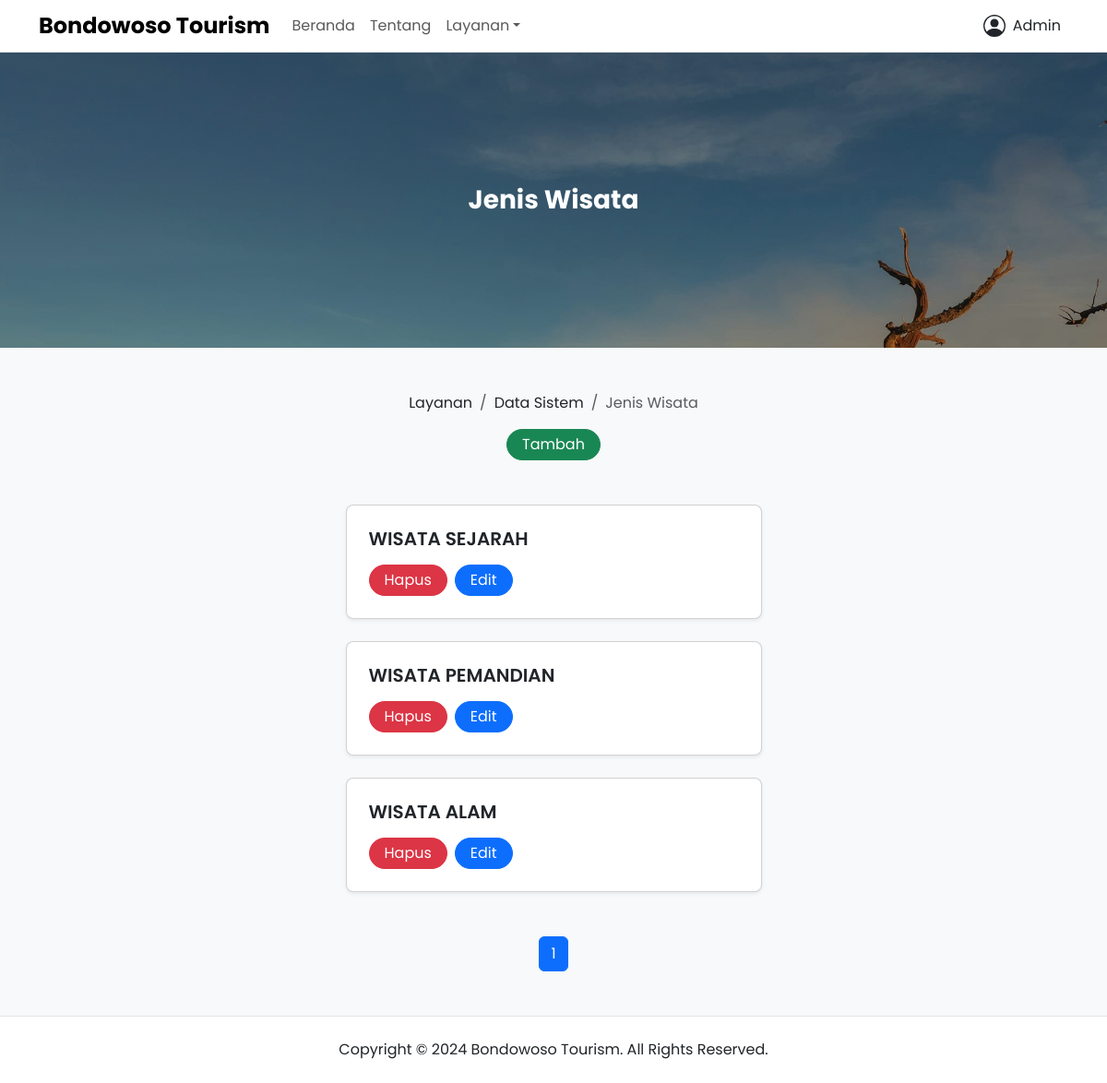
The page /layanan/jenis-wisata (signed in) on the database its author committed.
### app/models.py (models this page shows, shortened)
class User(UserMixin, db.Model):
  __tablename__ = "user"
  id = db.Column(db.Integer, primary_key=True)
  name = db.Column(db.String(60), nullable=False)
  gender = db.Column(db.String(60), nullable=False)
  phone = db.Column(db.String(60), nullable=False, unique=True)
  email = db.Column(db.String(60), nullable=False, unique=True)
  role = db.Column(db.String(20), nullable=False, default="user")
  password = db.Column(db.String(128), nullable=False)
  joined_date = db.Column(db.DateTime, nullable=False, default=datetime.now)
  usage_help = db.relationship("UsageHelp", backref="user", lazy=True)
  criteria = db.relationship("Criteria", backref="user", lazy=True)
  sub_criteria = db.relationship("SubCriteria", backref="user", lazy=True)
  location_point = db.relationship("LocationPoint", backref="user", lazy=True)
  tour_type = db.relationship("TourType", backref="user", lazy=True)
  tour_list = db.relationship("TourList", backref="user", lazy=True)

class TourType(db.Model):
  __tablename__ = "tour_type"
  id = db.Column(db.Integer, primary_key=True)
  name = db.Column(db.String(128), nullable=False)
  posted_date = db.Column(db.DateTime, nullable=False, default=datetime.now)
  updated_date = db.Column(db.DateTime, onupdate=datetime.now, default=datetime.now)
  user_id = db.Column(db.Integer, db.ForeignKey("user.id"), nullable=False)
  tour_list = db.relationship("TourList", back_populates="tour_type")

### app/views/public.py (the view)
@public_app.route("/layanan/jenis-wisata", methods=["GET", "POST"])
@login_required
def tour_type():
  check_admin()
  page = request.args.get("page", 1, type=int)
  datas = TourType.query.order_by(TourType.posted_date.desc()).paginate(page=page, per_page=5)
  return render_template("public/services/system_data/tour-type.html", title="Jenis Wisata - Bondowoso Tourism", datas=datas)

### app/models.py (called while the page is built)
@login_manager.user_loader
def load_user(user_id):
  return User.query.get(int(user_id))

### app/utils.py (called while the page is built)
def check_admin():
  if not current_user.role == "admin":
    abort(403)

### app/templates/public/services/system_data/tour-type.html (shortened to what this page needs)
{% extends 'components/public/base.html' %} {% set active_page = 'system_data' %} {% block content %}
<div class="banner d-flex bg-hero h-20rem">
  <div class="container my-auto">
    <div class="row justify-content-center align-items-center">
      <div class="col-lg-10">
        <div class="text-white text-center">
          <h2 class="fw-bold fs-3 title-clamp-2 mb-0">Jenis Wisata</h2>
        </div>
      </div>
    </div>
  </div>
</div>
<div class="page-wrapper bg-body-tertiary">
  <div class="container">
    <div class="row justify-content-center align-items-center pt-5">
      <div class="col-lg-10">
        <div class="d-flex flex-column row-gap-3">
          <nav aria-label="breadcrumb">
            <ol class="breadcrumb justify-content-center align-items-center mb-0">
              <li class="breadcrumb-item"><a class="link-dark link-offset-2 link-underline-opacity-0 link-underline-opacity-100-hover" href="{{ url_for('public_app.services') }}">Layanan</a></li>
              <li class="breadcrumb-item"><a class="link-dark link-offset-2 link-underline-opacity-0 link-underline-opacity-100-hover" href="{{ url_for('public_app.system_data') }}">Data Sistem</a></li>
              <li class="breadcrumb-item active" aria-current="page">Jenis Wisata</li>
            </ol>
          </nav>
          {% if current_user.role == "admin" %}
          <div class="text-center">
            <a class="btn btn-success rounded-5 py-1 px-3" href="{{ url_for('public_app.create_tour_type') }}" role="button">Tambah</a>
          </div>
          {% endif %}
        </div>
      </div>
    </div>
    {% if datas.total > 0 %}
    <div class="row flex-column justify-content-center align-items-center row-gap-4 py-5">
      {% for data in datas %}
      <div class="col-lg-5">
        <div class="card shadow-sm rounded-3">
          <div class="card-body p-4">
            <div class="d-flex flex-column row-gap-3">
              <h6 class="fw-semibold fs-5 text-clamp-2 mb-0">{{ data.name }}</h6>
              {% if current_user.role == "admin" %}
              <div class="d-flex flex-row justify-content-start column-gap-2">
                <a class="btn btn-danger rounded-5 py-1 px-3" href="#" role="button" data-bs-toggle="modal" data-bs-target="#deleteDataModal{{ data.id }}">Hapus</a>
                <a class="btn btn-primary rounded-5 py-1 px-3" href="{{ url_for('public_app.update_tour_type', id=data.id) }}" role="button">Edit</a>
              </div>
              {% endif %}
            </div>
          </div>
        </div>
      </div>
      {% endfor %}
    </div>
    <div class="row pb-5">
      <div class="col-lg-12">
        <nav>
          <ul class="pagination justify-content-center align-items-center mb-0">
            {% for page_num in datas.iter_pages(left_edge=1, right_edge=1, left_current=1, right_current=2) %} {% if page_num %} {% if datas.page == page_num %}
            <li class="page-item active" aria-current="page">
              <span class="page-link">{{ page_num }}</span>
            </li>
            {% else %}
            <li class="page-item">
              <a class="page-link" href="{{ url_for('public_app.tour_type', page=page_num) }}">{{ page_num }}</a>
            </li>
            {% endif %} {% else %}
            <li class="page-item">
              <span class="page-link">...</span>
            </li>
            {% endif %} {% endfor %}
          </ul>
        </nav>
      </div>
    </div>
    {% endif %}
  </div>
</div>
{% endblock %}

### app/templates/components/public/includes/navbar.html (shortened to what this page needs)
<nav class="navbar navbar-expand-lg bg-body border-bottom">
  <div class="container">
    <a class="navbar-brand" href="{{ url_for('public_app.homepage') }}">
      <h1 class="fw-bold fs-4 my-auto">Bondowoso Tourism</h1>
    </a>
    <div
      class="offcanvas offcanvas-end border-0"
      tabindex="-1"
      id="offcanvasNavbar"
      aria-labelledby="offcanvasNavbarLabel"
    >
      <div class="offcanvas-body">
        <ul class="navbar-nav me-auto">
          <li class="nav-item">
            <a
              class="{{ 'nav-link active' if active_page == 'home' else 'nav-link' }}"
              aria-current="page"
              href="{{ url_for('public_app.homepage') }}"
              >Beranda</a
            >
          </li>
          <li class="nav-item">
            <a
              class="{{ 'nav-link active' if active_page == 'about' else 'nav-link' }}"
              href="{{ url_for('public_app.about') }}"
              >Tentang</a
            >
          </li>
          <li class="nav-item dropdown">
            <a
              class="nav-link dropdown-toggle"
              href="#"
              role="button"
              data-bs-toggle="dropdown"
              aria-expanded="false"
              >Layanan</a
            >
          </li>
        </ul>
        <ul class="navbar-nav">
          {% if current_user.is_authenticated %}
          <li class="nav-item dropdown">
            <a
              class="nav-link text-body"
              href="#"
              role="button"
              data-bs-toggle="dropdown"
              aria-expanded="false"
            >
              <div class="d-flex align-items-center column-gap-2">
                <svg
                  xmlns="http://www.w3.org/2000/svg"
                  height="1.5em"
                  fill="currentColor"
                  viewBox="0 0 16 16"
                >
                  <path d="M11 6a3 3 0 1 1-6 0 3 3 0 0 1 6 0" />
                  <path
                    fill-rule="evenodd"
                    d="M0 8a8 8 0 1 1 16 0A8 8 0 0 1 0 8m8-7a7 7 0 0 0-5.468 11.37C3.242 11.226 4.805 10 8 10s4.757 1.225 5.468 2.37A7 7 0 0 0 8 1"
                  />
                </svg>
                <p class="mb-0">{{ current_user.name }}</p>
              </div>
            </a>
          </li>
          {% endif %}
        </ul>
      </div>
    </div>
  </div>
</nav>

### app/static/css/main.css (style rules this page uses)
body { font-family: "Poppins", sans-serif; }
.bg-hero { background: linear-gradient(rgba(0, 0, 0, 0.25), rgba(0, 0, 0, 0.25)), url(../media/uploads/home/hero.jpg); background-attachment: fixed; background-repeat: no-repeat; background-size: cover; background-position: center; }
.h-20rem { height: 20rem; }
.text-clamp-2 { display: -webkit-box; -webkit-box-orient: vertical; -webkit-line-clamp: 2; overflow: hidden; }

### rows shown on the page
User: name "Admin"
TourType: name "WISATA SEJARAH"
TourType: name "WISATA PEMANDIAN"
TourType: name "WISATA ALAM"

### other values the page prints
{{ page_num }} "1"
